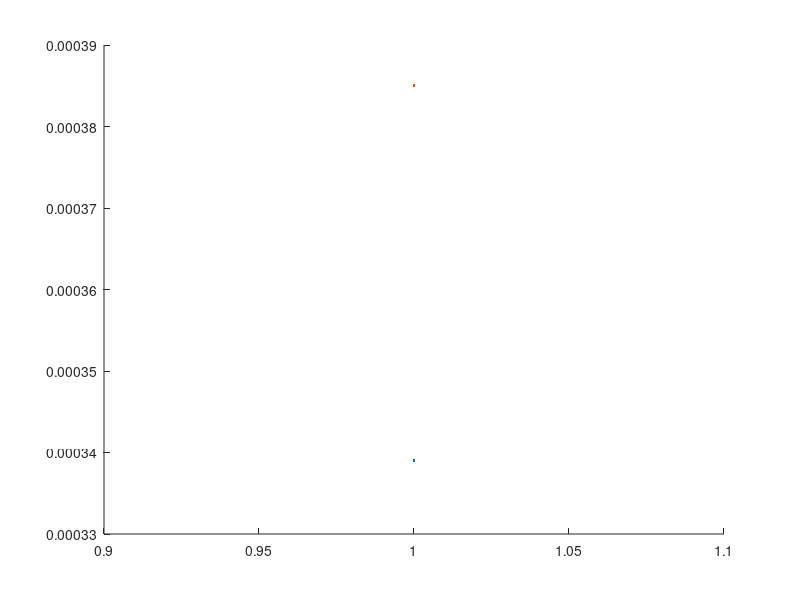

The MATLAB script that drew this image: (Note: this script raises an error after producing the figure.)
for n=100:100:10000
    d = ones(1,n);
    sd= 0.5*ones(1,n-1); %sotto diagonale
    Sd= 0.1*ones(1,n-1); %sopra diagonale

    A = zeros(n);
    A = diag(d) + diag(sd, -1) + diag(Sd,1);

    %FULL
    tic
    [L,U]=lu(A);
    time_lu_full=toc;


    %SPARSE
    B = sparse(A);
    tic
    [L,U]=lu(B);
    time_lu_sparse=toc;

    %Si plotta
    hold on
    plot(time_lu_full)
    plot(time_lu_sparse)
    wait 2
end